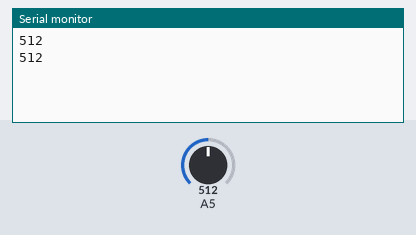
Bench run of a sketch on a simulated Arduino Uno, built with avr-gcc and run on an emulated ATmega328P. Shown: the last lines printed to the serial monitor. Inputs (shaded band) come from the test bench; at power-on: A5 = 512.

Above: at 5.8 s.
5.9 s: A5 set to 716
At 11.3 s:
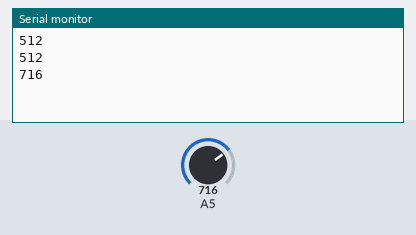
11.9 s: A5 set to 900
At 16.3 s:
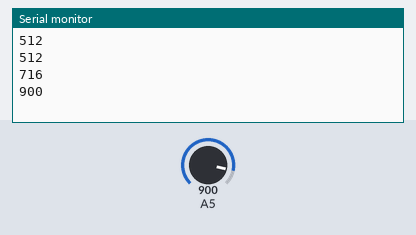
Timing chart, 0 to 17.8 s (numbered marks = the images above; inputs shaded):
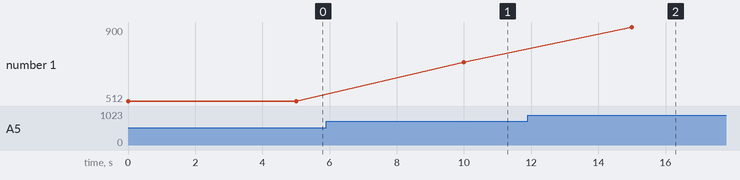

The sketch:

tempirature.ino
```cpp
int temp = 0;

void setup() {
  pinMode(A5, INPUT);
  Serial.begin(115200);
}

void loop() {
  temp = analogRead(A5);
  Serial.println(temp);
  delay(1000*5);
}
```

Measured:
- after the input at 5.9 s, the serial monitor: prints a new line after 4.1 s (image 1)
- after the input at 11.9 s, the serial monitor: prints a new line after 3.1 s (image 2)
- plotted number 1: 512 → 716 after the input at 5.9 s, 716 → 900 after the input at 11.9 s
